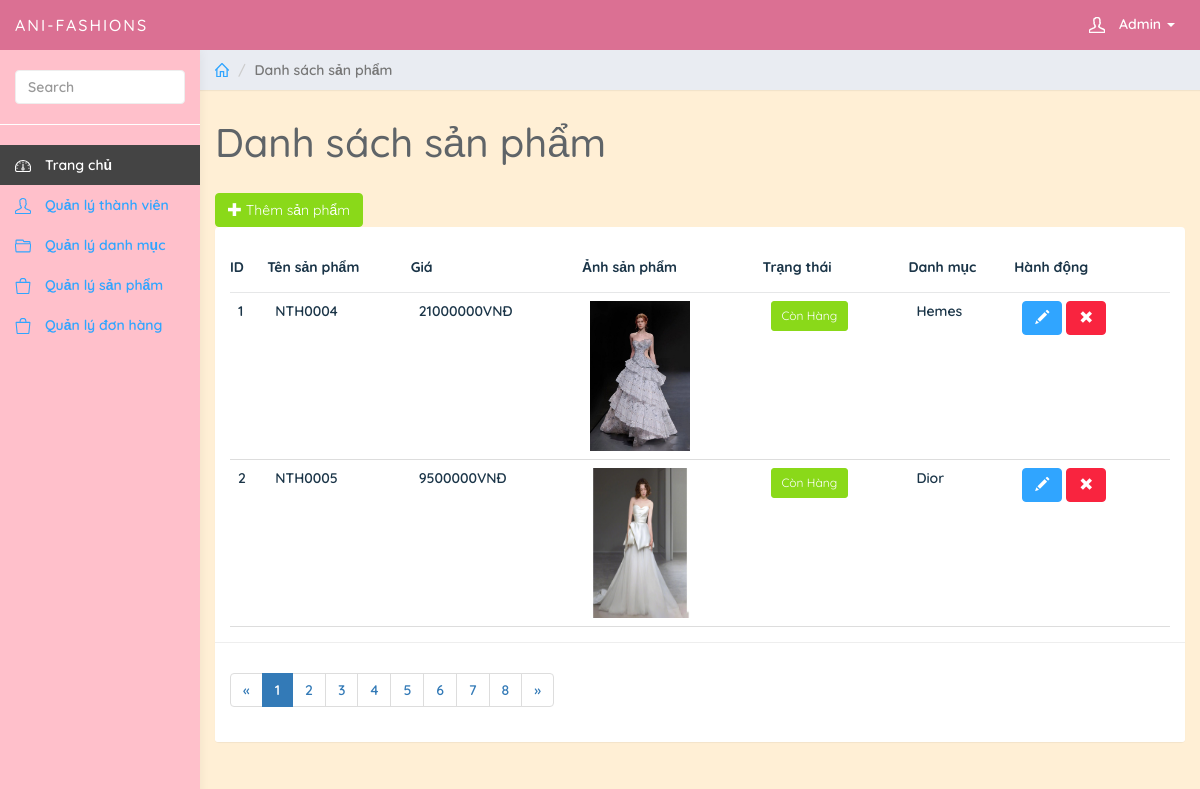
Screenshot of /admin/index.php?page_layout=product (signed in) with the database file from the repository.
### tables this page shows
CREATE TABLE `product` (
  `ID` int(11) NOT NULL,
  `Name` varchar(50) NOT NULL,
  `price` int(255) NOT NULL,
  `Mô tả` varchar(255) NOT NULL,
  `images` varchar(255) DEFAULT NULL,
  `status` tinyint(1) DEFAULT NULL,
  `category_ID` int(11) DEFAULT NULL,
  `IsDeleted` int(1) DEFAULT 0
);

CREATE TABLE `category` (
  `ID` int(11) NOT NULL,
  `Name` varchar(50) NOT NULL,
  `IsDeleted` int(1) DEFAULT 0
);

### admin/product/product.php (the view, shortened to what this page needs)
<?php
if (isset($_GET['page'])) {
    $page = $_GET['page'];
} else {
    $page = 1;
}
$rowsPerPage = 2;
$PerRow = $page * $rowsPerPage - $rowsPerPage;
$sqlGetProduct = "SELECT * FROM product ORDER BY ID ASC LIMIT $PerRow,$rowsPerPage";
$queryGetProduct = mysqli_query($connect, $sqlGetProduct);
$totalRow = mysqli_num_rows(mysqli_query($connect, "SELECT * FROM product"));
$totalPage = ceil($totalRow / $rowsPerPage);
$listPage = "";
for ($i = 1; $i <= $totalPage; $i++) {
    if ($page == $i) {
        $listPage .= '<li class="active"><a class="page-link" href="index.php?page_layout=product&page=' . $i . '">' . $i . '</a></li>';
    } else {
        $listPage .= '<li class="page-item"><a class="page-link" href="index.php?page_layout=product&page=' . $i . '">' . $i . '</a></li>';
    }
}
?>
<div class="col-sm-9 col-sm-offset-3 col-lg-10 col-lg-offset-2 main">
    <div class="row">
        <ol class="breadcrumb">
            <li>
                <a href="#"><svg class="glyph stroked home">
                        <use xlink:href="#stroked-home"></use>
                    </svg>
                </a>
            </li>
            <li class="active">Danh sách sản phẩm</li>
        </ol>
    </div>
    <div class="row">
        <div class="col-lg-12">
            <h1 class="page-header">Danh sách sản phẩm</h1>
        </div>
    </div>
    <div id="toolbar" class="btn-group">
        <a href="?page_layout=add_products.php" class="btn btn-success">
            <i class="glyphicon glyphicon-plus"></i> Thêm sản phẩm
        </a>
    </div>
    <div class="row">
        <div class="col-lg-12">
            <div class="panel panel-default">
                <div class="panel-body">
                    <table class="table">
                        <thead>
                            <tr>
                                <th scope="col">ID</th>
                                <th scope="col">Tên sản phẩm</th>
                                <th scope="col">Giá</th>
                                <th scope="col">Ảnh sản phẩm</th>
                                <th scope="col">Trạng thái</th>
                                <th scope="col">Danh mục</th>
                                <th scope="col">Hành động</th>
                            </tr>
                        </thead>
                        <tbody>
                            <?php
                            $id = 1;
                            while ($product = mysqli_fetch_assoc($queryGetProduct)) {
                            ?>
                                <tr>
                                    <td class=""><?php echo $id ?></td>
                                    <td class=""><?php echo $product['Name'] ?></td>
                                    <td class=""><?php echo $product['price'] ?>VNĐ</td>
                                    <td class=""><img width="100" height="150" value="" src="/Ani_Fashion/admin/images/<?php echo $product['images'] ?>"></td>
                                    <td class=""><?php
                                                    if ($product['status']) {  ?>
                                            <button type="button" class="btn btn-success btn-sm">Còn Hàng</button>
                                        <?php  } else { ?>
                                            <button type="button" class="btn btn-primary btn-sm">Hết Hàng </button>
                                        <?php
                                                    }
                                        ?>
                                    <td class="">
                                        <?php
                                        $sqlGetCategory = "SELECT * FROM category where ID = {$product['category_ID']}";
                                        $queryGetCategory = mysqli_query($connect, $sqlGetCategory);
                                        if ($queryGetCategory) {
                                            $result = mysqli_fetch_all($queryGetCategory, MYSQLI_ASSOC);
                                            foreach ($result as $cate) {
                                                echo $cate["Name"];
                                            }
                                        } else {
                                            echo "Query failed: " . mysqli_error($connect);
                                        }
                                        ?>
                                    </td>
                                    <td class="form-group">
                                        <a href="index.php?page_layout=edit_product.php&ID=<?php echo $product['ID'] ?>" class="btn btn-primary"><i class="glyphicon glyphicon-pencil"></i></a>
                                        <a href="index.php?page_layout=delete_product.php&ID=<?php echo $product['ID'] ?>" class="btn btn-danger"><i class="glyphicon glyphicon-remove"></i></a>
                                    </td>
                                </tr>
                            <?php $id++;
                            } ?>
                        </tbody>
                    </table>
                </div>
                <div class="panel-footer">
                    <nav aria-label="Page navigation example">
                        <ul class="pagination">
                            <li class="page-item">
                                <a class="page-link" href="index.php?page_layout=product&page=<?php echo $page - 1; ?>">&laquo;</a>
                            </li>
                            <?php echo $listPage; ?>
                            <li class="page-item">
                                <a class="page-link" href="index.php?page_layout=product&page=<?php echo $page + 1; ?>">&raquo;</a>
                            </li>
                        </ul>
                    </nav>
                </div>
            </div>
        </div>
    </div>
</div>

### admin/css/styles.css (style rules this page uses)
a, a:hover, a:focus { color: #30a5ff; }
h1, h2, h3, h4, h5, h6 { color: #5f6468; }
h1 { font-weight: 500; font-size: 40px; }
.btn-primary, .btn-primary:hover, .btn-primary:focus, .btn-primary:active, .btn-primary.active, .open > .dropdown-toggle.btn-primary, .btn-primary.disabled, .btn-primary[disabled], fieldset[disabled] .btn-primary, .btn-primary.disabled:hover, .btn-primary[disabled]:hover, fieldset[disabled] .btn-primary:hover, .btn-primary.disabled:focus, .btn-primary[disabled]:focus, fieldset[disabled] .btn-primary:focus, .btn-primary.disabled:active, .btn-primary[disabled]:active, fieldset[disabled] .btn-primary:active, .btn-primary.disabled.active, .btn-primary[disabled].active, fieldset[disabled] .btn-primary.active { background-color: #30a5ff; border-color: #30a5ff; }
.btn-success, .btn-success:hover, .btn-success:focus, .btn-success:active, .btn-success.active, .open > .dropdown-toggle.btn-success, .btn-success.disabled, .btn-success[disabled], fieldset[disabled] .btn-success, .btn-success.disabled:hover, .btn-success[disabled]:hover, fieldset[disabled] .btn-success:hover, .btn-success.disabled:focus, .btn-success[disabled]:focus, fieldset[disabled] .btn-success:focus, .btn-success.disabled:active, .btn-success[disabled]:active, fieldset[disabled] .btn-success:active, .btn-success.disabled.active, .btn-success[disabled].active, fieldset[disabled] .btn-success.active { background-color: #8ad919; border-color: #8ad919; }
.btn-danger, .btn-danger:hover, .btn-danger:focus, .btn-danger:active, .btn-danger.active, .open > .dropdown-toggle.btn-danger, .btn-danger.disabled, .btn-danger[disabled], fieldset[disabled] .btn-danger, .btn-danger.disabled:hover, .btn-danger[disabled]:hover, fieldset[disabled] .btn-danger:hover, .btn-danger.disabled:focus, .btn-danger[disabled]:focus, fieldset[disabled] .btn-danger:focus, .btn-danger.disabled:active, .btn-danger[disabled]:active, fieldset[disabled] .btn-danger:active, .btn-danger.disabled.active, .btn-danger[disabled].active, fieldset[disabled] .btn-danger.active { background-color: #f9243f; border-color: #f9243f; }
.panel { border: 0; }
.panel-footer { background: #fff; border-top: 1px solid #eee; }
.breadcrumb { border-radius: 0; padding: 10px 15px; background: #e9ecf2; box-shadow: 0 1px 1px rgba(0, 0, 0, 0.05); margin: 0; }
h1.page-header { margin-top: 30px; border-bottom: 0; }
.table { background: #fff; }
.table > thead > tr > th { border-bottom: 1px solid #e6e7e8; vertical-align: middle; height: 50px; }
.breadcrumb .glyph { height: 14px; width: 14px; margin: -2px 0 0 0; stroke-width: 4px; }
thead { font-weight: bold; }

### rows the page displays
product: Name "NTH0004", price "21000000", shows a picture, status "Còn Hàng"
category: Name "Hemes"
product: Name "NTH0005", price "9500000", shows a picture, status "Còn Hàng"
category: Name "Dior"
